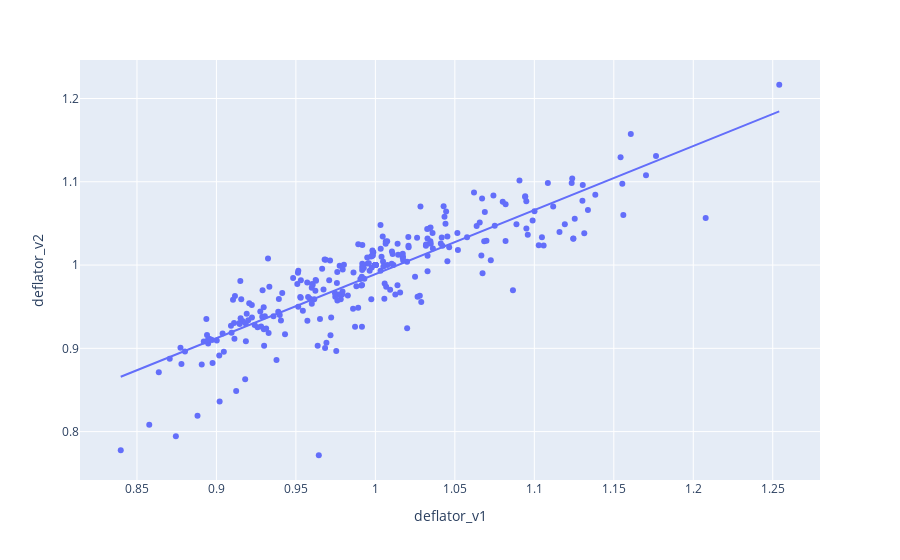

The notebook cell this image was saved under:
### Code cell
import plotly.express as px

fig = px.scatter(compare, x="deflator_v1", y="deflator_v2", trendline="ols",hover_data=['league', 'year'])
fig.show()

### Figure 1 — Plotly figure (JSON) as saved in the notebook; plotly's stock layout.template omitted (floating-point values rounded to 4 significant figures; data arrays with more than 128 entries replaced by an {"elided": "..."} marker saying what was removed)
{"data": [{"customdata": {"elided": "285x2 str values"}, "hovertemplate": "deflator_v1=%{x}<br>deflator_v2=%{y}<br>league=%{customdata[0]}<br>year=%{customdata[1]}<extra></extra>", "legendgroup": "", "marker": {"color": "#636efa", "symbol": "circle"}, "mode": "markers", "name": "", "orientation": "v", "showlegend": false, "type": "scatter", "x": {"elided": "285 float values"}, "xaxis": "x", "y": {"elided": "285 float values"}, "yaxis": "y"}, {"hovertemplate": "<b>OLS trendline</b><br>deflator_v2 = 0.769137 * deflator_v1 + 0.220002<br>R<sup>2</sup>=0.742821<br><br>deflator_v1=%{x}<br>deflator_v2=%{y} <b>(trend)</b><extra></extra>", "legendgroup": "", "marker": {"color": "#636efa", "symbol": "circle"}, "mode": "lines", "name": "", "showlegend": false, "type": "scatter", "x": {"elided": "285 float values"}, "xaxis": "x", "y": {"elided": "285 float values"}, "yaxis": "y"}], "layout": {"legend": {"tracegroupgap": 0}, "margin": {"t": 60}, "xaxis": {"anchor": "y", "domain": [0, 1], "title": {"text": "deflator_v1"}}, "yaxis": {"anchor": "x", "domain": [0, 1], "title": {"text": "deflator_v2"}}}}
